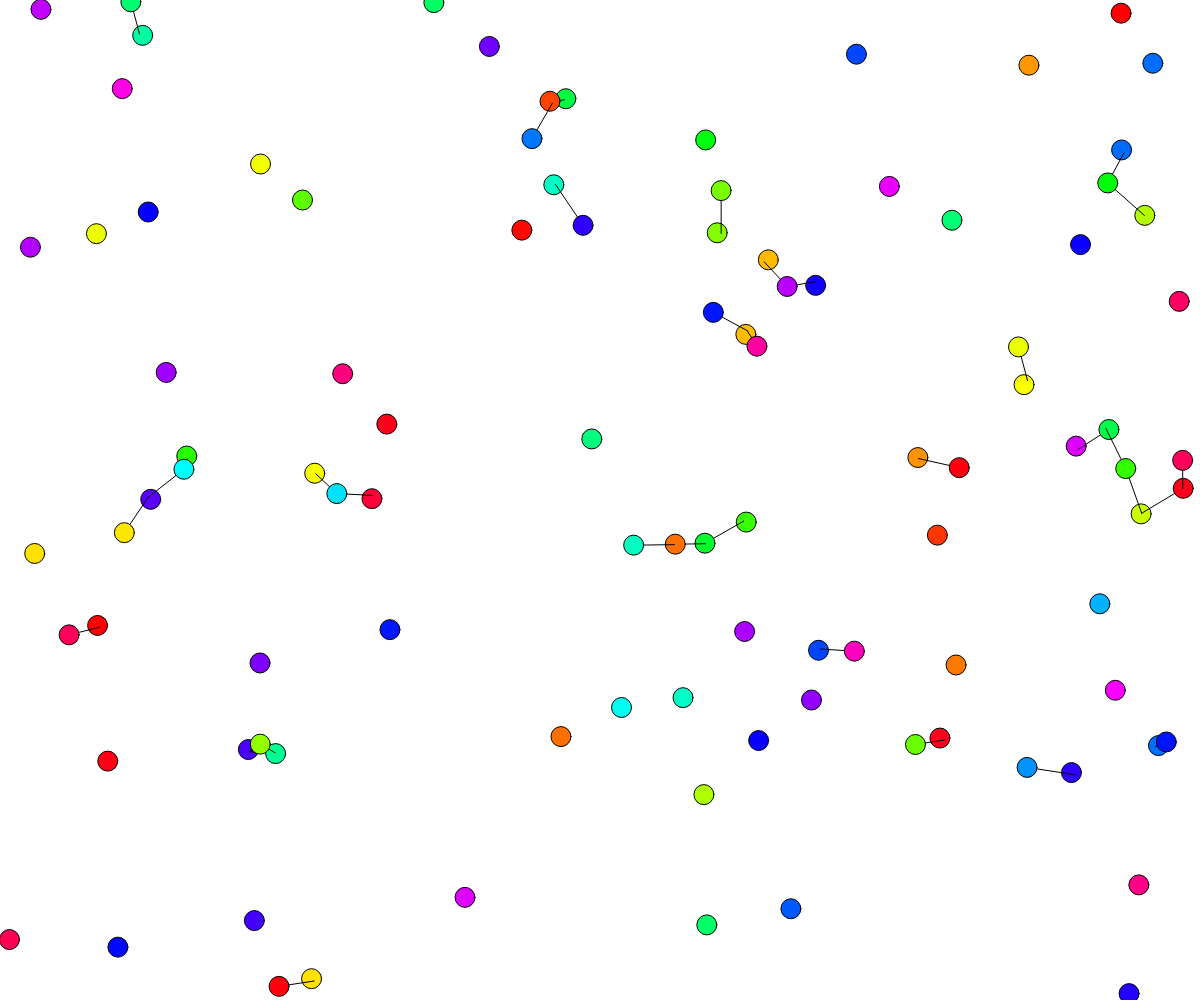
Frame 1 (no input)
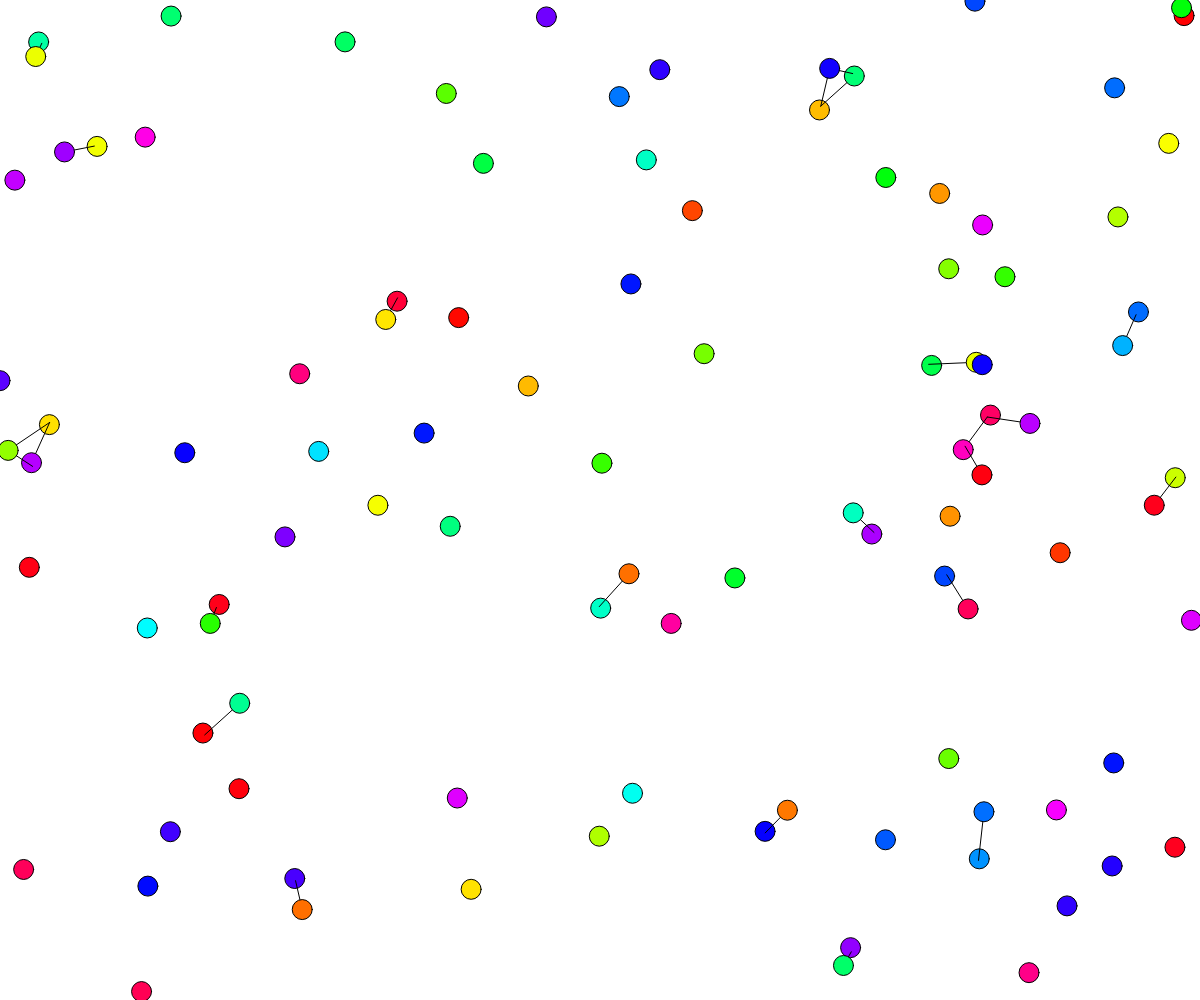
Frame 60 (no input)
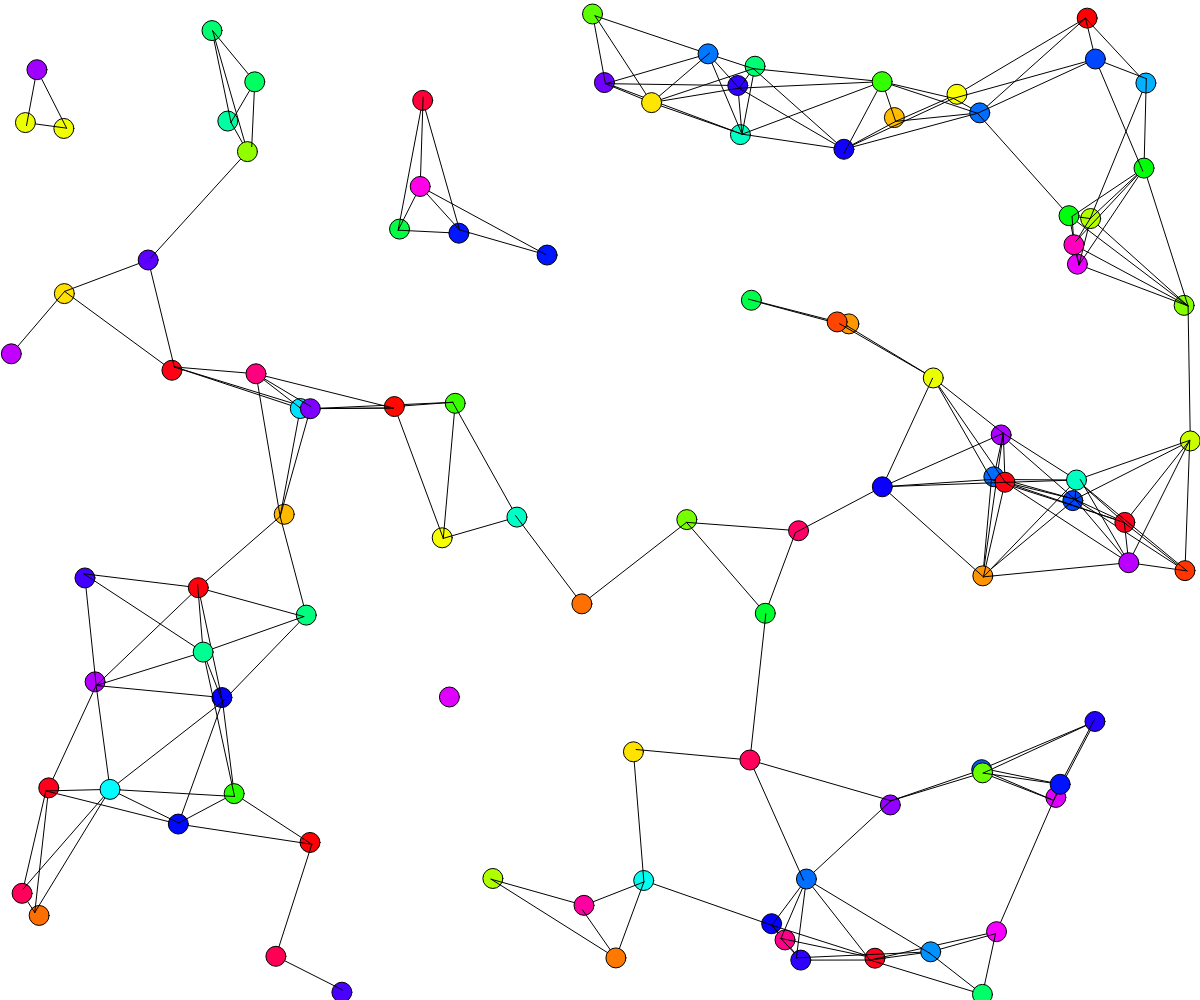
Frame 120 (the mouse pressed at the canvas centre since frame 60)

The p5.js sketch that drew these frames (run headless with seeded random() and noise() and a simulated clock; from frame 60 on, the mouse is pressed at the canvas centre):

// p5.js sketch
// ── sketch.js
var balles =[]

function setup() {
    createCanvas(windowWidth, windowHeight);
    background(100);
    colorMode(HSB,360,100,100)
    for (var i = 0 ; i < 100 ; i++){
        balles.push(new Balle(color(random(360),100,100)))
    }
}

function draw() {
    background(100);
    // on parcourt notre tableau une première fois
    for (var i = 0 ; i < balles.length ; i++){
        // l'instance stockée à l'index "i" on appelle les différentes fonctions implémentées.
        balles[i].draw();
        balles[i].update();
        balles[i].check();
        // on parcourt notre tableau une seconde fois
        for (var j = i+1 ; j < balles.length ; j++){
            var threshold = map(mouseX,0,windowWidth,50,250)
            if (dist(balles[i].xpos, balles[i].ypos, balles[j].xpos, balles[j].ypos) < threshold){
                line(balles[i].xpos, balles[i].ypos, balles[j].xpos, balles[j].ypos)
            }
        }

    }
}

// on définit un classe qui s'appelle "Balle"
function Balle(c) {
    this.xpos  = random(windowWidth)
    this.ypos  = random(windowHeight)
    this.xspeed = random(1,5)*cos(random(TWO_PI))
    this.yspeed = random(1,5)*sin(random(TWO_PI))
    this.c = c

    this.draw = function(){
        fill(this.c);
        ellipse(this.xpos, this.ypos, 20, 20); // on utilise les variables précédées de "this."
    }

    this.update = function(){
        this.xpos = this.xpos + this.xspeed
        this.ypos = this.ypos + this.yspeed
    }

    this.check = function(){
        if (this.xpos < 0 || this.xpos > windowWidth) this.xspeed = this.xspeed * (-1)
        if (this.ypos < 0 || this.ypos > windowHeight) this.yspeed = this.yspeed * (-1)
    }
}
